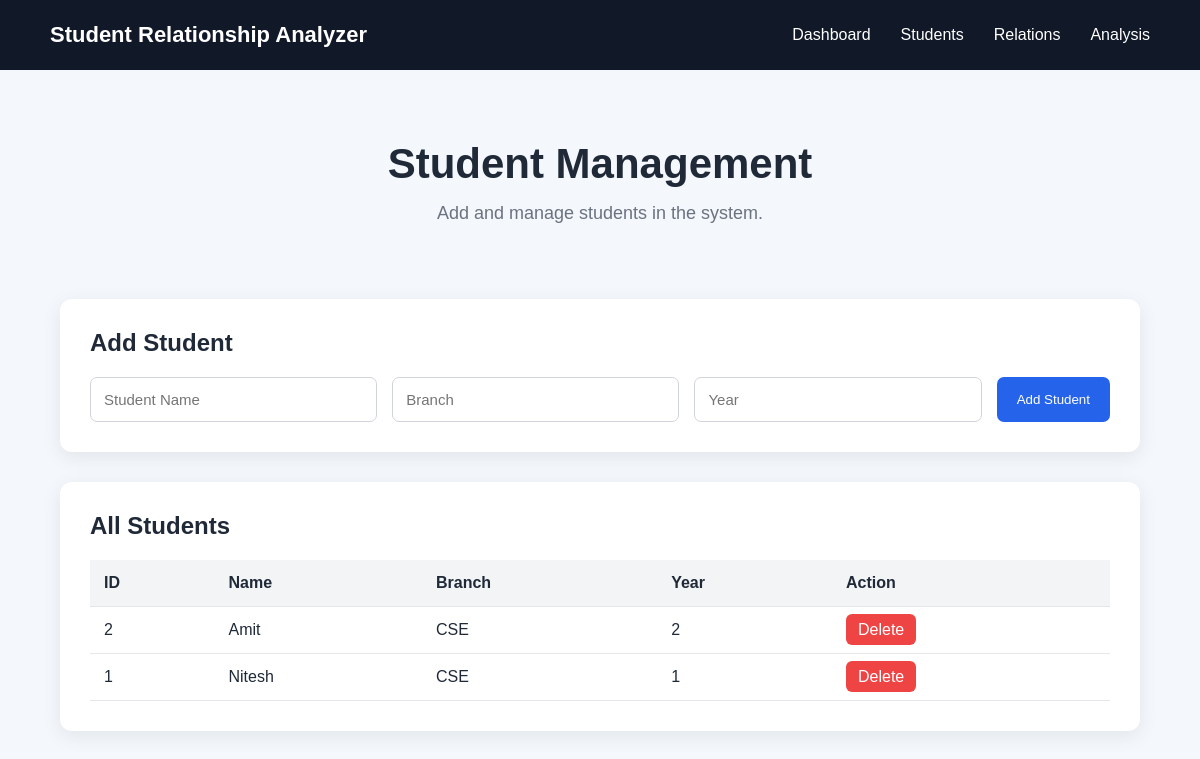
/students, run on the app's committed database.
### tables this page shows
CREATE TABLE students (
            id INTEGER PRIMARY KEY AUTOINCREMENT,
            name TEXT NOT NULL,
            branch TEXT NOT NULL,
            year INTEGER NOT NULL
        );

### app.py (the view)
@app.route("/students")
def students():
    conn = get_db_connection()
    students = conn.execute(
        "SELECT * FROM students ORDER BY id DESC"
    ).fetchall()
    conn.close()
    return render_template(
        "students.html",
        students=students
    )

### database.py (called while the page is built)
def get_db_connection():
    conn = sqlite3.connect(DATABASE)
    conn.row_factory = sqlite3.Row
    return conn

### templates/students.html (shortened to what this page needs)
<!DOCTYPE html>
<html lang="en">
<head>
    <link rel="stylesheet"
          href="{{ url_for('static', filename='style.css') }}">
</head>
<body>
<nav class="navbar">
    <div class="logo">
        Student Relationship Analyzer
    </div>
    <div class="nav-links">
        <a href="/">Dashboard</a>
        <a href="/students">
            Students
        </a>
        <a href="/relations">
            Relations
        </a>
        <a href="/analysis">
            Analysis
        </a>
    </div>
</nav>
<main class="container">
    <section class="hero">
        <h1>Student Management</h1>
        <p>
            Add and manage students in the system.
        </p>
    </section>
    <section class="student-form">
        <h2>Add Student</h2>
        <form action="/add_student"
              method="POST">
            <input
                type="text"
                name="name"
                placeholder="Student Name"
                required
            >
            <input
                type="text"
                name="branch"
                placeholder="Branch"
                required
            >
            <input
                type="number"
                name="year"
                placeholder="Year"
                min="1"
                max="6"
                required
            >
            <button type="submit">
                Add Student
            </button>
        </form>
    </section>
    <section class="student-list">
        <h2>All Students</h2>
        {% if students %}
        <table>
            <thead>
                <tr>
                    <th>ID</th>
                    <th>Name</th>
                    <th>Branch</th>
                    <th>Year</th>
                    <th>Action</th>
                </tr>
            </thead>
            <tbody>
                {% for student in students %}
                <tr>
                    <td>
                        {{ student.id }}
                    </td>
                    <td>
                        {{ student.name }}
                    </td>
                    <td>
                        {{ student.branch }}
                    </td>
                    <td>
                        {{ student.year }}
                    </td>
                    <td>
                        <a
                            href="/delete_student/{{ student.id }}"
                            class="delete-btn"
                            onclick="return confirm('Delete this student?')"
                        >
                            Delete
                        </a>
                    </td>
                </tr>
                {% endfor %}
            </tbody>
        </table>
        {% else %}
        <p class="empty">
            No students added yet.
        </p>
        {% endif %}
    </section>
</main>
</body>
</html>

### static/style.css (style rules this page uses)
* { margin: 0; padding: 0; box-sizing: border-box; }
body { font-family: Arial, sans-serif; background: #f4f7fb; color: #1f2937; }
.navbar { height: 70px; background: #111827; color: white; display: flex; align-items: center; justify-content: space-between; padding: 0 50px; }
.logo { font-size: 22px; font-weight: bold; }
.nav-links { display: flex; gap: 30px; }
.nav-links a { color: white; text-decoration: none; }
.container { width: 90%; max-width: 1200px; margin: auto; }
.hero { text-align: center; padding: 70px 20px 50px; }
.hero h1 { font-size: 42px; margin-bottom: 15px; }
.hero p { font-size: 18px; color: #6b7280; margin-bottom: 25px; }
.student-form, .student-list { background: white; padding: 30px; margin-bottom: 30px; border-radius: 12px; box-shadow: 0 5px 20px rgba(0, 0, 0, 0.08); }
.student-form h2, .student-list h2 { margin-bottom: 20px; }
.student-form form { display: grid; grid-template-columns: 1fr 1fr 1fr auto; gap: 15px; }
.student-form input { padding: 13px; border: 1px solid #d1d5db; border-radius: 7px; font-size: 15px; }
.student-form button { padding: 13px 20px; border: none; border-radius: 7px; background: #2563eb; color: white; cursor: pointer; }
table { width: 100%; border-collapse: collapse; }
th, td { padding: 14px; text-align: left; border-bottom: 1px solid #e5e7eb; }
th { background: #f3f4f6; }
.delete-btn { background: #ef4444; color: white; padding: 7px 12px; border-radius: 6px; text-decoration: none; }

### data on the page
students: id "2", name "Amit", branch "CSE", year "2"
students: id "1", name "Nitesh", branch "CSE", year "1"
